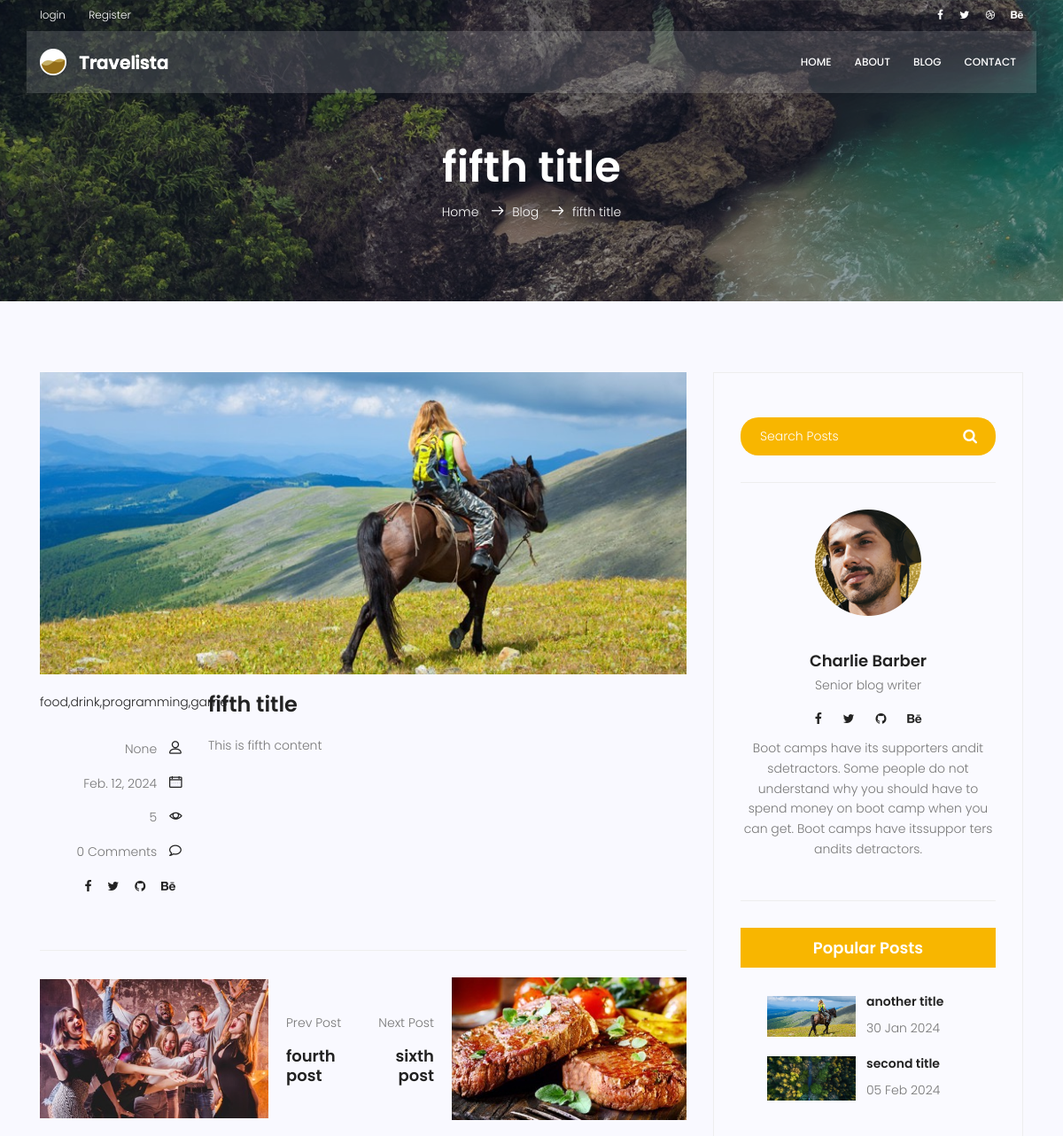
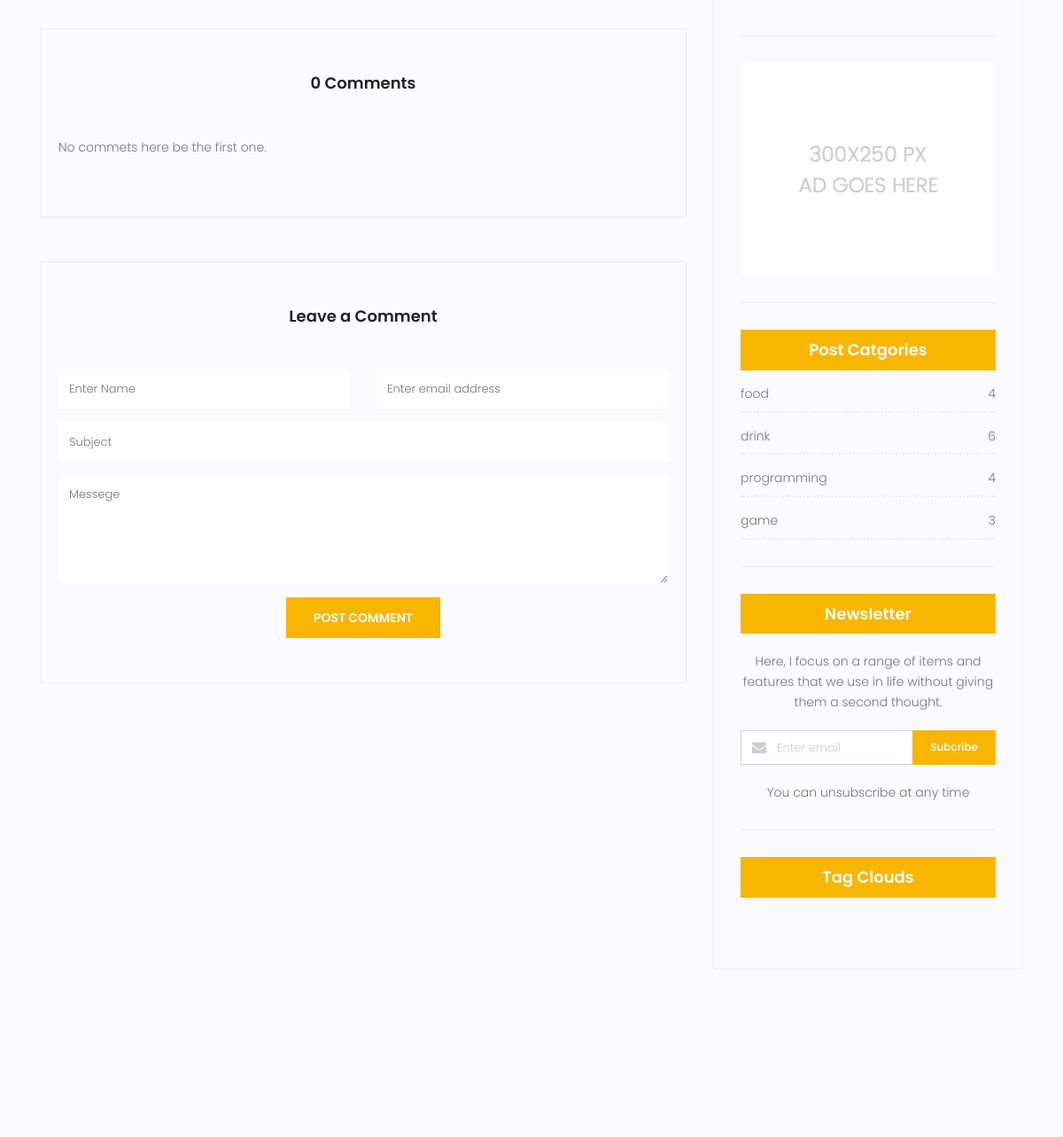
The app's page /blog/8 (upper part), older data (2 pictures, top to bottom).
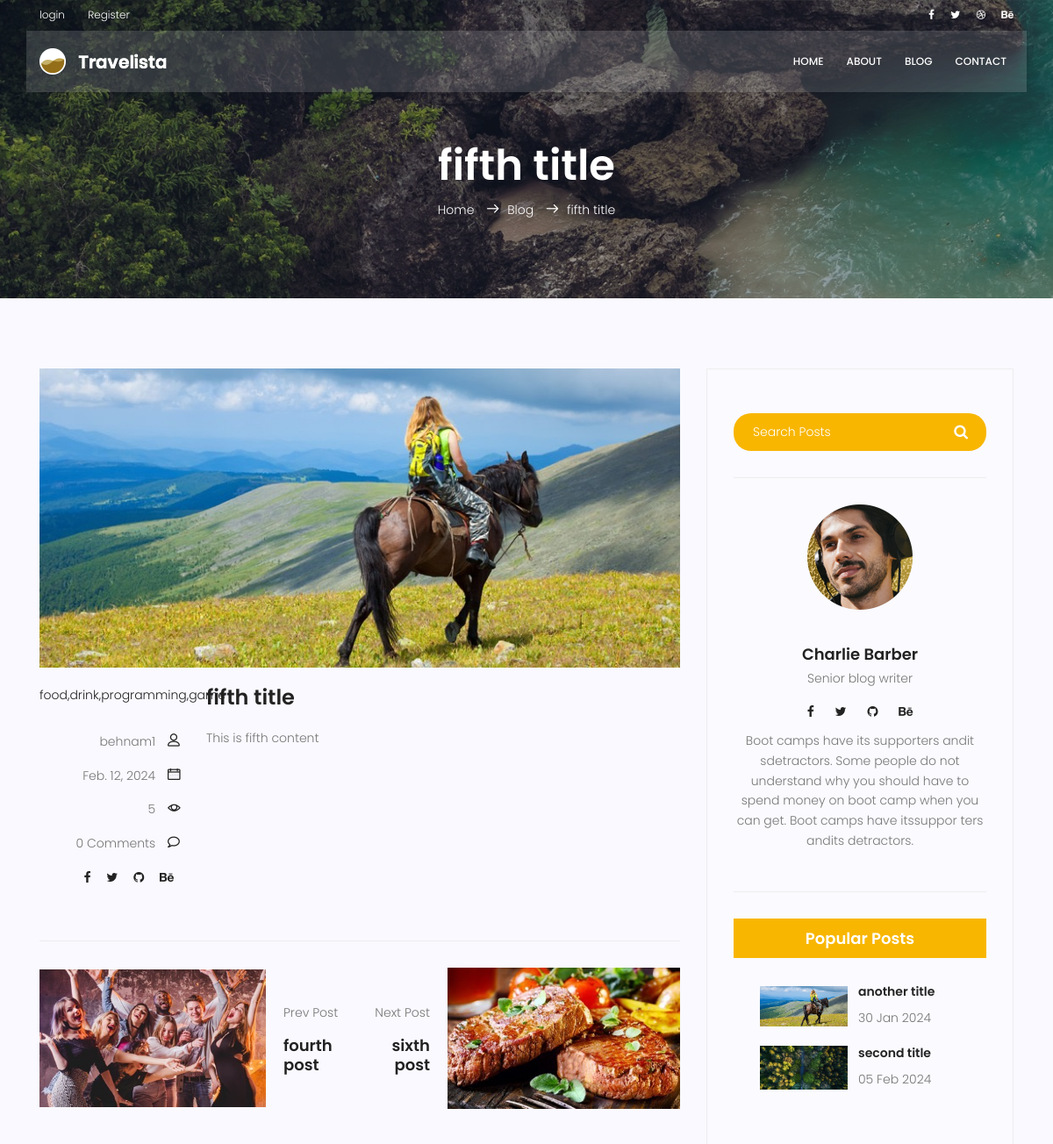
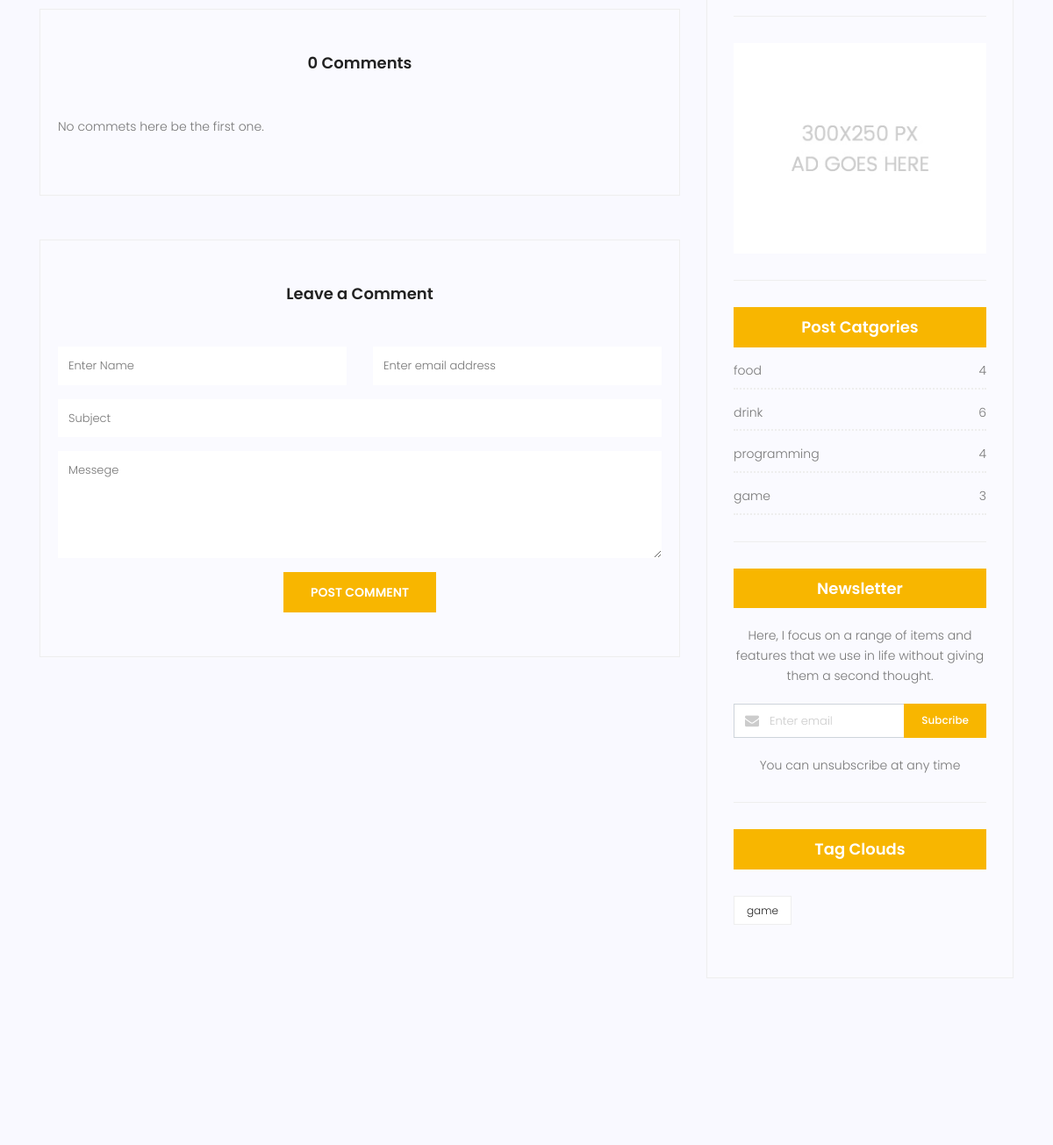
The same page, newer data (2 pictures, top to bottom).
### blog/models.py (models this page shows, shortened)
class Post(models.Model):
    author = models.ForeignKey(User, on_delete=models.SET_NULL, null=True)
    image = models.ImageField(upload_to='blog/', default='blog/default.jpg')
    title = models.CharField(max_length=250)
    content = models.TextField()
    category = models.ManyToManyField(Category)
    tags = TaggableManager()
    counted_view = models.IntegerField(default = 0)
    status = models.BooleanField(default = False)
    login_require = models.BooleanField(default=False)
    published_date = models.DateTimeField(null=True)
    creaded_date = models.DateTimeField(auto_now_add = True)
    updated_date = models.DateTimeField(auto_now = True)
    class Meta:
        ordering = ['published_date']

class Category(models.Model):
    name = models.CharField(max_length=250)
    def __str__(self):
        return self.name

### blog/views.py (the view, shortened to what this page needs)
# urls.py: path('<int:pid>', single_page,name='single'),
def single_page(request, pid):
    post = get_object_or_404(Post, pk=pid, status=True, published_date__lte=timezone.now())
    post_previous = Post.objects.filter(id__lt=pid, status=True, published_date__lte=timezone.now()).last()
    post_next = Post.objects.filter(id__gt=pid, status=True, published_date__lte=timezone.now()).first()
    post.counted_view += 1
    post.save()
    if not post.login_require:
        comments = Comment.objects.filter(post=post.id, approved=True)
        context = {'post': post, 'post_previous': post_previous, 'post_next':post_next, 'comments':comments}
        return render(request, 'blog/blog-single.html', context)
    else:
        return HttpResponseRedirect(reverse('accounts:login'))

### blog/templatetags/blog_tags.py (called while the page is built)
@register.inclusion_tag('blog/popular-posts.html')
def popular_post():
    posts = Post.objects.filter(status=1).order_by('published_date')[:2]
    return {'posts':posts}

@register.inclusion_tag('blog/post-category.html')
def post_category():
    posts = Post.objects.filter(status=1)
    categories = Category.objects.all()
    cat_dict = {}
    for name in categories:
        cat_dict[name] = posts.filter(category=name).count()
    return {'categories':cat_dict}

### templates/blog/blog-single.html (shortened to what the changed rows need)
{% extends 'base.html' %}
{% load static %}
{% load blog_tags %}
{% load humanize %}
{% block content %}
<section class="relative about-banner">
	<div class="container">
		<div class="row d-flex align-items-center justify-content-center">
			<div class="about-content col-lg-12">
				<h1 class="text-white">
					{{post.title}}
				</h1>
				<p class="text-white link-nav"><a href="{% url 'website:index' %}">Home </a> <span
						class="lnr lnr-arrow-right"></span><a href="{% url 'blog:index' %}">Blog </a> <span
						class="lnr lnr-arrow-right"></span>{{post.title}}</p>
			</div>
		</div>
	</div>
</section>
<section class="post-content-area single-post-area">
	<div class="container">
		<div class="row">
			<div class="col-lg-8 posts-list">
				<div class="single-post row">
					<div class="col-lg-12">
						<div class="feature-img">
							<img class="img-fluid" src="{{post.image.url}}" alt="">
						</div>
					</div>
					<div class="col-lg-3  col-md-3 meta-details">
						<ul class="tags">
							<li><a href="#">{{post.category.all|join:','}}</a></li>
						</ul>
						<div class="user-details row">
							<p class="user-name col-lg-12 col-md-12 col-6"><a href="#">{{post.author}}</a> <span
									class="lnr lnr-user"></span></p>
							<p class="date col-lg-12 col-md-12 col-6"><a href="#">{{post.published_date|naturalday}}</a>
								<span class="lnr lnr-calendar-full"></span>
							</p>
							<p class="view col-lg-12 col-md-12 col-6"><a href="#">{{post.counted_view}}</a> <span
									class="lnr lnr-eye"></span></p>
						</div>
					</div>
					<div class="col-lg-9 col-md-9">
						<h3 class="mt-20 mb-20">{{post.title}}</h3>
						<p class="excert">
							{{post.content|safe}}
						</p>
					</div>
				</div>
			</div>
			<div class="col-lg-4 sidebar-widgets">
				<div class="widget-wrap">
					<div class="single-sidebar-widget popular-post-widget">
						{% popular_post %}
					</div>
					{% post_category %}
					{% include 'blog/post-tags.html' %}
				</div>
			</div>
		</div>
	</div>
</section>
{% endblock %}

### templates/blog/popular-posts.html
{% load static %}
<div class="single-sidebar-widget popular-post-widget">
    <div class="popular-post-list">
        {% for post in posts %}
        <div class="single-post-list d-flex flex-row align-items-center">
            <div class="thumb">
                <img class="img-fluid" src="{{post.image.url}}" alt="">
            </div>
            <div class="details">
                <a href="{% url 'blog:single' pid=post.id %}">
                    <h6>{{post.title}}</h6>
                </a>
                <p>{{post.published_date|date:'d M Y'}}</p>
            </div>
        </div>
        {% endfor %}
    </div>
</div>

### templates/blog/post-category.html
<div class="single-sidebar-widget post-category-widget">
    <h4 class="category-title">Post Catgories</h4>
    <ul class="cat-list">
        {% for name,count in categories.items %}
        <li>
            <a href="{% url 'blog:category' cat_name=name %}" class="d-flex justify-content-between">
                <p>{{name}}</p>
                <p>{{count}}</p>
            </a>
        </li>
        {% endfor %}
    </ul>
</div>

### templates/blog/post-tags.html
<div class="single-sidebar-widget tag-cloud-widget">
    <h4 class="tagcloud-title">Tag Clouds</h4>
    <ul>
        {% for tag in post.tags.all %}
        <li><a href="{% url 'blog:tag' tag_name=tag.name %}">{{tag.name}}</a></li>
        {% endfor %}
    </ul>
</div>

Row changes from the older to the newer data that the page shows:
changed Post "fifth title": author "None" → "behnam1"
now on this page (row unchanged): Tag: name "game"
